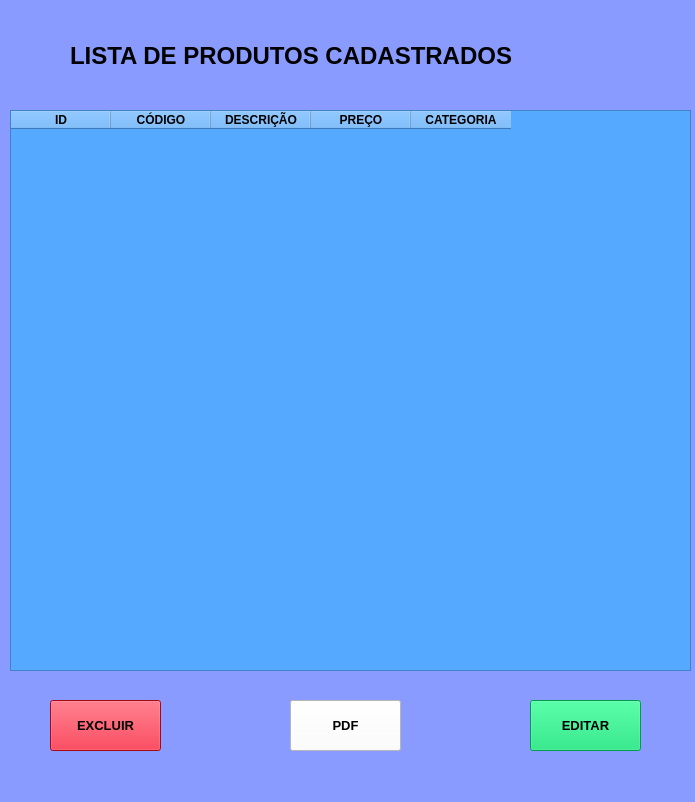
<?xml version="1.0" encoding="UTF-8"?>
<ui version="4.0">
 <class>MainWindow</class>
 <widget class="QMainWindow" name="MainWindow">
  <property name="geometry">
   <rect>
    <x>0</x>
    <y>0</y>
    <width>695</width>
    <height>802</height>
   </rect>
  </property>
  <property name="windowTitle">
   <string>MainWindow</string>
  </property>
  <property name="styleSheet">
   <string notr="true">background-color: rgb(0, 85, 127);
background-color: rgb(137, 155, 255);</string>
  </property>
  <widget class="QWidget" name="centralwidget">
   <widget class="QLabel" name="label">
    <property name="geometry">
     <rect>
      <x>70</x>
      <y>0</y>
      <width>561</width>
      <height>111</height>
     </rect>
    </property>
    <property name="font">
     <font>
      <family>Arial</family>
      <pointsize>18</pointsize>
      <weight>75</weight>
      <bold>true</bold>
     </font>
    </property>
    <property name="text">
     <string>LISTA DE PRODUTOS CADASTRADOS</string>
    </property>
   </widget>
   <widget class="QTableWidget" name="tableWidget">
    <property name="geometry">
     <rect>
      <x>10</x>
      <y>110</y>
      <width>681</width>
      <height>561</height>
     </rect>
    </property>
    <property name="styleSheet">
     <string notr="true">
background-color: rgb(85, 170, 255);</string>
    </property>
    <column>
     <property name="text">
      <string>ID</string>
     </property>
     <property name="font">
      <font>
       <family>Arial</family>
       <pointsize>9</pointsize>
       <weight>75</weight>
       <bold>true</bold>
      </font>
     </property>
    </column>
    <column>
     <property name="text">
      <string>CÓDIGO</string>
     </property>
     <property name="font">
      <font>
       <family>Arial</family>
       <pointsize>9</pointsize>
       <weight>75</weight>
       <bold>true</bold>
      </font>
     </property>
    </column>
    <column>
     <property name="text">
      <string>DESCRIÇÃO</string>
     </property>
     <property name="font">
      <font>
       <family>Arial</family>
       <pointsize>9</pointsize>
       <weight>75</weight>
       <bold>true</bold>
      </font>
     </property>
    </column>
    <column>
     <property name="text">
      <string>PREÇO</string>
     </property>
     <property name="font">
      <font>
       <family>Arial</family>
       <pointsize>9</pointsize>
       <weight>75</weight>
       <bold>true</bold>
      </font>
     </property>
    </column>
    <column>
     <property name="text">
      <string>CATEGORIA</string>
     </property>
     <property name="font">
      <font>
       <family>Arial</family>
       <pointsize>9</pointsize>
       <weight>75</weight>
       <bold>true</bold>
      </font>
     </property>
    </column>
   </widget>
   <widget class="QPushButton" name="pushButton">
    <property name="geometry">
     <rect>
      <x>290</x>
      <y>700</y>
      <width>111</width>
      <height>51</height>
     </rect>
    </property>
    <property name="font">
     <font>
      <family>Arial</family>
      <pointsize>10</pointsize>
      <weight>75</weight>
      <bold>true</bold>
     </font>
    </property>
    <property name="styleSheet">
     <string notr="true">background-color: rgb(255, 255, 255);</string>
    </property>
    <property name="text">
     <string>PDF</string>
    </property>
   </widget>
   <widget class="QPushButton" name="pushButton_2">
    <property name="geometry">
     <rect>
      <x>50</x>
      <y>700</y>
      <width>111</width>
      <height>51</height>
     </rect>
    </property>
    <property name="font">
     <font>
      <family>Arial</family>
      <pointsize>10</pointsize>
      <weight>75</weight>
      <bold>true</bold>
     </font>
    </property>
    <property name="styleSheet">
     <string notr="true">background-color: rgb(255, 255, 255);
background-color: rgb(230, 12, 34);</string>
    </property>
    <property name="text">
     <string>EXCLUIR</string>
    </property>
   </widget>
   <widget class="QPushButton" name="pushButton_3">
    <property name="geometry">
     <rect>
      <x>530</x>
      <y>700</y>
      <width>111</width>
      <height>51</height>
     </rect>
    </property>
    <property name="font">
     <font>
      <family>Arial</family>
      <pointsize>10</pointsize>
      <weight>75</weight>
      <bold>true</bold>
     </font>
    </property>
    <property name="styleSheet">
     <string notr="true">background-color: rgb(255, 255, 255);
background-color: rgb(0, 217, 105);</string>
    </property>
    <property name="text">
     <string>EDITAR</string>
    </property>
   </widget>
  </widget>
  <widget class="QMenuBar" name="menubar">
   <property name="geometry">
    <rect>
     <x>0</x>
     <y>0</y>
     <width>695</width>
     <height>26</height>
    </rect>
   </property>
  </widget>
  <widget class="QStatusBar" name="statusbar"/>
 </widget>
 <resources/>
 <connections/>
</ui>
